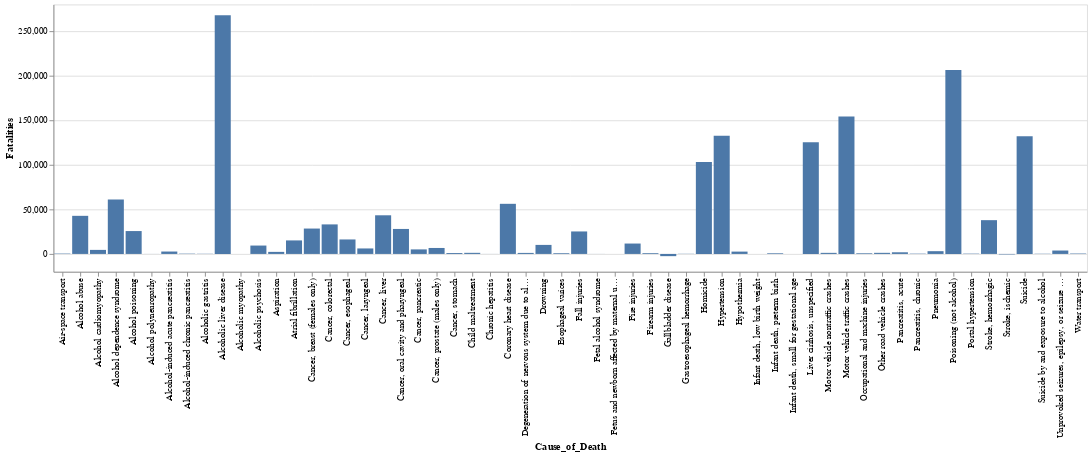

Notebook code cell kept with this figure:
### Code cell
alt.Chart(avg_cause_of_death_df).mark_bar().encode(
    x='Cause_of_Death:N',
    y='Fatalities:Q'
)

### Figure 1 — Vega-Lite specification as saved in the notebook (floating-point values rounded to 4 significant figures)
{"config": {"view": {"continuousWidth": 300, "continuousHeight": 300}}, "data": {"name": "data-13c37a4cbdc6b54f559cbfdcfad324f7"}, "mark": {"type": "bar"}, "encoding": {"x": {"field": "Cause_of_Death", "type": "nominal"}, "y": {"field": "Fatalities", "type": "quantitative"}}, "$schema": "https://vega.github.io/schema/vega-lite/v5.16.3.json", "datasets": {"data-13c37a4cbdc6b54f559cbfdcfad324f7": [{"Cause_of_Death": "Air-space transport", "Fatalities": 435}, {"Cause_of_Death": "Alcohol abuse", "Fatalities": 42768}, {"Cause_of_Death": "Alcohol cardiomyopathy", "Fatalities": 4544}, {"Cause_of_Death": "Alcohol dependence syndrome", "Fatalities": 61158}, {"Cause_of_Death": "Alcohol poisoning", "Fatalities": 25674}, {"Cause_of_Death": "Alcohol polyneuropathy", "Fatalities": 42}, {"Cause_of_Death": "Alcohol-induced acute pancreatitis", "Fatalities": 2692}, {"Cause_of_Death": "Alcohol-induced chronic pancreatitis", "Fatalities": 360}, {"Cause_of_Death": "Alcoholic gastritis", "Fatalities": 214}, {"Cause_of_Death": "Alcoholic liver disease", "Fatalities": 267996}, {"Cause_of_Death": "Alcoholic myopathy", "Fatalities": 12}, {"Cause_of_Death": "Alcoholic psychosis", "Fatalities": 9406}, {"Cause_of_Death": "Aspiration", "Fatalities": 2312}, {"Cause_of_Death": "Atrial fibrillation", "Fatalities": 15177}, {"Cause_of_Death": "Cancer, breast (females only)", "Fatalities": 28489}, {"Cause_of_Death": "Cancer, colorectal", "Fatalities": 33151}, {"Cause_of_Death": "Cancer, esophageal", "Fatalities": 16255}, {"Cause_of_Death": "Cancer, laryngeal", "Fatalities": 6155}, {"Cause_of_Death": "Cancer, liver", "Fatalities": 43378}, {"Cause_of_Death": "Cancer, oral cavity and pharyngeal", "Fatalities": 28051}, {"Cause_of_Death": "Cancer, pancreatic", "Fatalities": 5094}, {"Cause_of_Death": "Cancer, prostate (males only)", "Fatalities": 6700}, {"Cause_of_Death": "Cancer, stomach", "Fatalities": 1018}, {"Cause_of_Death": "Child maltreatment", "Fatalities": 1238}, {"Cause_of_Death": "Chronic hepatitis", "Fatalities": 40}, {"Cause_of_Death": "Coronary heart disease", "Fatalities": 56252}, {"Cause_of_Death": "Degeneration of nervous system due to alcohol", "Fatalities": 1148}, {"Cause_of_Death": "Drowning", "Fatalities": 10135}, {"Cause_of_Death": "Esophageal varices", "Fatalities": 812}, {"Cause_of_Death": "Fall injuries", "Fatalities": 25236}, {"Cause_of_Death": "Fetal alcohol syndrome", "Fatalities": 45}, {"Cause_of_Death": "Fetus and newborn affected by maternal use of alcohol", "Fatalities": 16}, {"Cause_of_Death": "Fire injuries", "Fatalities": 11667}, {"Cause_of_Death": "Firearm injuries", "Fatalities": 857}, {"Cause_of_Death": "Gallbladder disease", "Fatalities": -2485}, {"Cause_of_Death": "Gastroesophageal hemorrhage", "Fatalities": 198}, {"Cause_of_Death": "Homicide", "Fatalities": 103240}, {"Cause_of_Death": "Hypertension", "Fatalities": 132673}, {"Cause_of_Death": "Hypothermia", "Fatalities": 2616}, {"Cause_of_Death": "Infant death, low birth weight", "Fatalities": 32}, {"Cause_of_Death": "Infant death, preterm birth", "Fatalities": 736}, {"Cause_of_Death": "Infant death, small for gestational age", "Fatalities": 0}, {"Cause_of_Death": "Liver cirrhosis, unspecified", "Fatalities": 125238}, {"Cause_of_Death": "Motor vehicle nontraffic crashes", "Fatalities": 1212}, {"Cause_of_Death": "Motor vehicle traffic crashes", "Fatalities": 154365}, {"Cause_of_Death": "Occupational and machine injuries", "Fatalities": 740}, {"Cause_of_Death": "Other road vehicle crashes", "Fatalities": 1238}, {"Cause_of_Death": "Pancreatitis, acute", "Fatalities": 1849}, {"Cause_of_Death": "Pancreatitis, chronic", "Fatalities": 355}, {"Cause_of_Death": "Pneumonia", "Fatalities": 3095}, {"Cause_of_Death": "Poisoning (not alcohol)", "Fatalities": 206385}, {"Cause_of_Death": "Portal hypertension", "Fatalities": 370}, {"Cause_of_Death": "Stroke, hemorrhagic", "Fatalities": 37908}, {"Cause_of_Death": "Stroke, ischemic", "Fatalities": -528}, {"Cause_of_Death": "Suicide", "Fatalities": 131943}, {"Cause_of_Death": "Suicide by and exposure to alcohol", "Fatalities": 247}, {"Cause_of_Death": "Unprovoked seizures, epilepsy, or seizure disorder", "Fatalities": 3819}, {"Cause_of_Death": "Water transport", "Fatalities": 490}]}}
